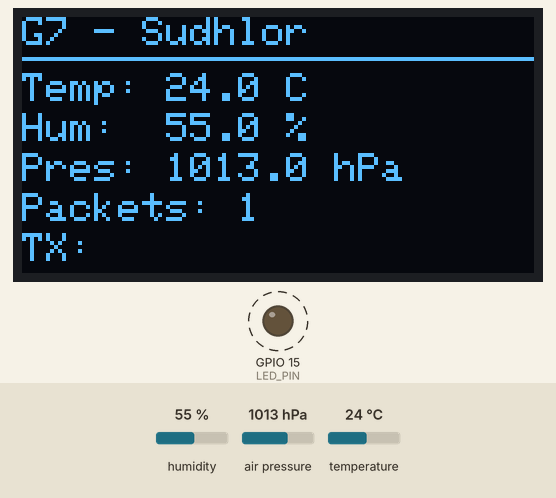
This program was run on a simulated ESP32. On the bench: 128×64 one-colour display, output pins drawn as LEDs (lit = HIGH). Dashed ring = blinking. The test bench sets the inputs (shaded band); at power-on: humidity 55 %, air pressure 1013 hPa, temperature 24 °C. No radio packets arrive unless stated; what the program prints to the serial monitor is not drawn.

Above: at 2.3 s.
2.4 s: humidity set to 22 %
At 3.9 s:
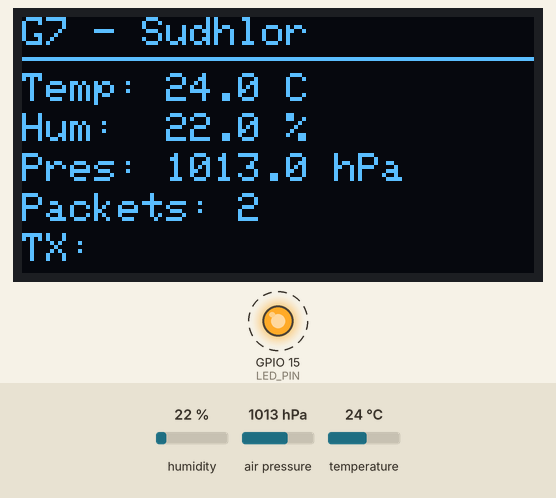
4.6 s: air pressure set to 952 hPa
At 5.9 s:
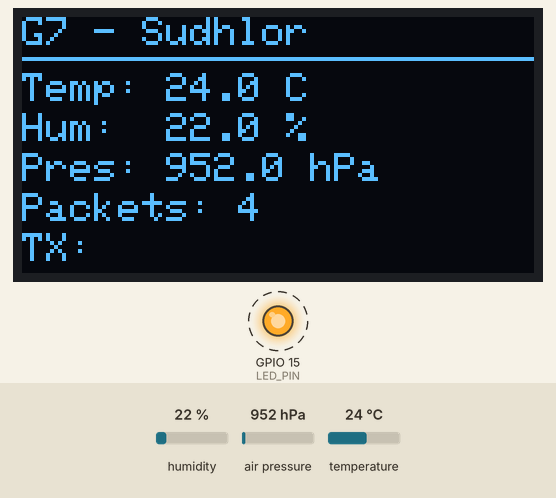
6.6 s: temperature set to 12 °C
At 7.6 s:
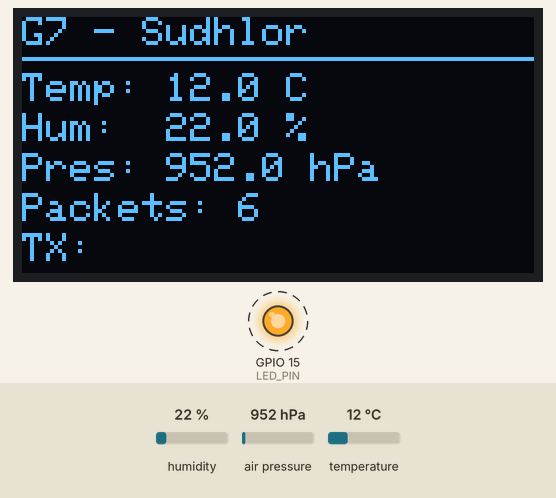
8.6 s: humidity set to 40 %
At 9.9 s:
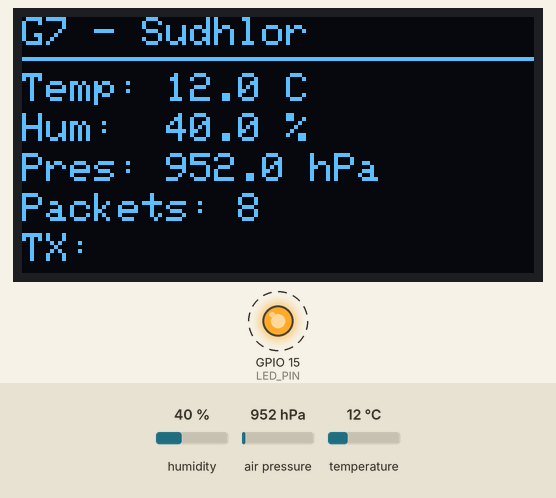
10.6 s: air pressure set to 975 hPa
At 12.0 s:
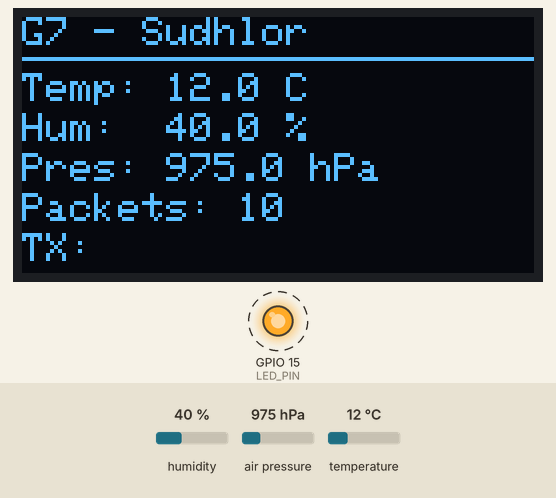
Timing chart, 0 to 13.7 s (numbered marks = the images above; inputs shaded):
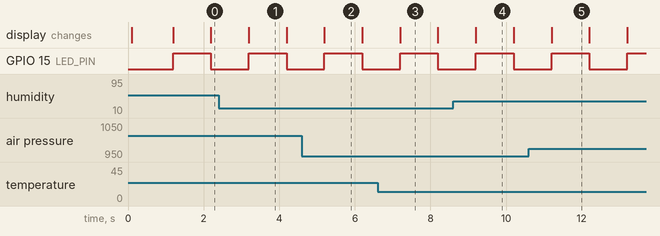

Measured:
- what the display in image 2 shows lasts 1.0 s, from 5.2 s to 6.2 s

The program:

main.cpp
```cpp
#include <SPI.h>
#include <Wire.h>
#include <LoRa.h>
#include <Adafruit_Sensor.h>
#include <Adafruit_BME280.h>
#include <Adafruit_GFX.h>
#include <Adafruit_SSD1306.h>

// ---------------- OLED Config ----------------
#define SCREEN_WIDTH 128
#define SCREEN_HEIGHT 64
#define OLED_RESET -1
#define SCREEN_ADDRESS 0x3C
Adafruit_SSD1306 display(SCREEN_WIDTH, SCREEN_HEIGHT, &Wire, OLED_RESET);

// ---------------- LoRa Pins (ESP32) ----------------
#define LORA_SCK 18
#define LORA_MISO 19
#define LORA_MOSI 23
#define LORA_SS 5
#define LORA_RST 4
#define LORA_DIO0 26
#define LED_PIN 15

// ---------------- LoRa Config ----------------
const long LORA_FREQ = 433E6;
const uint8_t SYNC_WORD = 0x12;

// ---------------- ID ----------------
const char* GROUP_ID = "G7";
const char* deviceId = "Sudhlor";

unsigned long startTime = 0;
const unsigned long SEND_INTERVAL = 1000;
uint32_t counter = 0;

Adafruit_BME280 bme;

bool initSensor() {
  for (int attempt = 1; attempt <= 100; ++attempt) {
    if (bme.begin(0x76)) {
      bme.setSampling(
        Adafruit_BME280::MODE_NORMAL,
        Adafruit_BME280::SAMPLING_X2,
        Adafruit_BME280::SAMPLING_X16,
        Adafruit_BME280::SAMPLING_X1
      );
      Serial.println("BME280 initialized");
      return true;
    }
    Serial.print("BME280 init attempt ");
    Serial.print(attempt);
    Serial.println(" failed, retrying...");
    delay(200);
  }
  Serial.println("BME280 init failed after all attempts");
  return false;
}

void updateDisplay(float temp, float hum, float press, uint32_t cnt) {
  display.clearDisplay();

  // Header
  display.setTextSize(1);
  display.setTextColor(SSD1306_WHITE);
  display.setCursor(0, 0);
  display.print(GROUP_ID);
  display.print(" - ");
  display.println(deviceId);
  display.drawLine(0, 10, 128, 10, SSD1306_WHITE);

  // Temperature
  display.setCursor(0, 14);
  display.print("Temp: ");
  display.print(temp, 1);
  display.println(" C");

  // Humidity
  display.setCursor(0, 24);
  display.print("Hum:  ");
  display.print(hum, 1);
  display.println(" %");

  // Pressure
  display.setCursor(0, 34);
  display.print("Pres: ");
  display.print(press / 100.0, 1);
  display.println(" hPa");

  // Counter
  display.setCursor(0, 44);
  display.print("Packets: ");
  display.println(cnt);

  // Status indicator
  display.setCursor(0, 54);
  display.print("TX: ");
  display.println(millis() / 500 % 2 ? ">>>>" : "    ");

  display.display();
}

void setup() {
  Serial.begin(115200);
  while(!Serial);

  pinMode(LED_PIN, OUTPUT);
  digitalWrite(LED_PIN, LOW);

  // Initialize I2C
  Wire.begin();

  // Initialize OLED
  if(!display.begin(SSD1306_SWITCHCAPVCC, SCREEN_ADDRESS)) {
    Serial.println(F("SSD1306 allocation failed"));
    for(;;);
  }

  display.clearDisplay();
  display.setTextSize(1);
  display.setTextColor(SSD1306_WHITE);
  display.setCursor(0, 0);
  display.println("Initializing...");
  display.display();

  // Initialize SPI & LoRa
  SPI.begin(LORA_SCK, LORA_MISO, LORA_MOSI, LORA_SS);
  LoRa.setSPI(SPI);
  LoRa.setPins(LORA_SS, LORA_RST, LORA_DIO0);

  if (!LoRa.begin(LORA_FREQ)) {
    Serial.println("LoRa init failed!");
    display.clearDisplay();
    display.setCursor(0, 0);
    display.println("LoRa FAILED!");
    display.display();
    while (1) delay(1000);
  }

  LoRa.setSpreadingFactor(7);
  LoRa.setSignalBandwidth(125E3);
  LoRa.setCodingRate4(5);
  LoRa.setPreambleLength(8);
  LoRa.enableCrc();
  LoRa.setSyncWord(SYNC_WORD);
  Serial.println("LoRa TX Ready");

  // Initialize BME280
  bool sensorPresent = initSensor();

  if (!sensorPresent) {
    display.clearDisplay();
    display.setCursor(0, 0);
    display.println("BME280 FAILED!");
    display.display();
    while (1) delay(1000);
  }

  display.clearDisplay();
  display.setCursor(0, 0);
  display.println("Ready!");
  display.display();
  delay(1000);
}

void loop() {
  unsigned long now = millis();

  if (now - startTime > SEND_INTERVAL) {
    startTime = now;

    float temp = bme.readTemperature();
    float hum = bme.readHumidity();
    float press = bme.readPressure();

    String payload = String(GROUP_ID) + "," + deviceId + "," +
                     String(temp) + " °C," +
                     String(hum) + " %," +
                     String(press) + " Pa," +
                     String(counter);

    LoRa.beginPacket();
    LoRa.print(payload);
    LoRa.endPacket();

    Serial.print("Sent: ");
    Serial.println(payload);

    // Update OLED display
    updateDisplay(temp, hum, press, counter);

    counter++;

    // Toggle LED
    digitalWrite(LED_PIN, !digitalRead(LED_PIN));
  }
}
```
